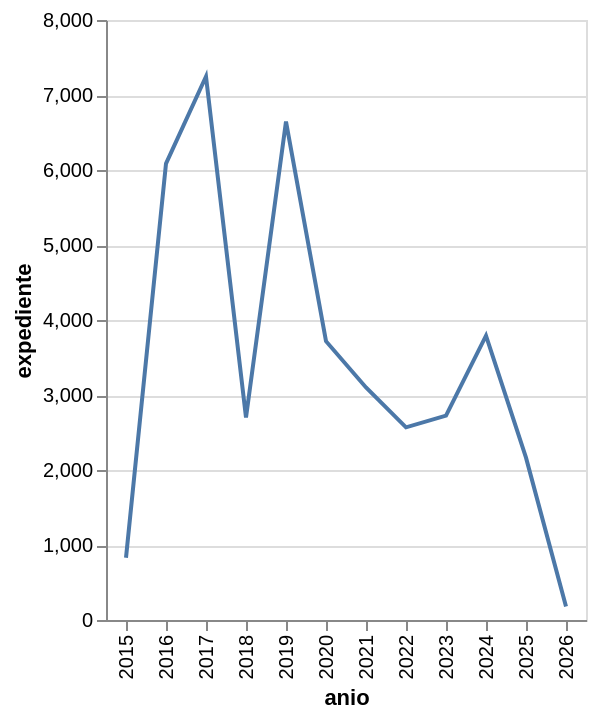

Notebook source saved alongside this figure:
### Code cell
chart_tesis = alt.Chart(counts_tesis).mark_line().encode(
    x='anio',
    y='idTesis'
).properties(
    title='Tesis emitidas'
)

chart_sentencias = alt.Chart(counts_sentencias).mark_line().encode(
    x='anio',
    y='expediente'
)



chart_sentencias

### Figure 1 — Vega-Lite specification as saved in the notebook (floating-point values rounded to 4 significant figures)
{"config": {"view": {"continuousWidth": 300, "continuousHeight": 300}}, "data": {"name": "data-11f9818b531482ec309247bcb285a705"}, "mark": {"type": "line"}, "encoding": {"x": {"field": "anio", "type": "nominal"}, "y": {"field": "expediente", "type": "quantitative"}}, "$schema": "https://vega.github.io/schema/vega-lite/v6.1.0.json", "datasets": {"data-11f9818b531482ec309247bcb285a705": [{"anio": "2015", "expediente": 829}, {"anio": "2016", "expediente": 6085}, {"anio": "2017", "expediente": 7247}, {"anio": "2018", "expediente": 2699}, {"anio": "2019", "expediente": 6646}, {"anio": "2020", "expediente": 3717}, {"anio": "2021", "expediente": 3100}, {"anio": "2022", "expediente": 2569}, {"anio": "2023", "expediente": 2726}, {"anio": "2024", "expediente": 3791}, {"anio": "2025", "expediente": 2165}, {"anio": "2026", "expediente": 180}]}}
